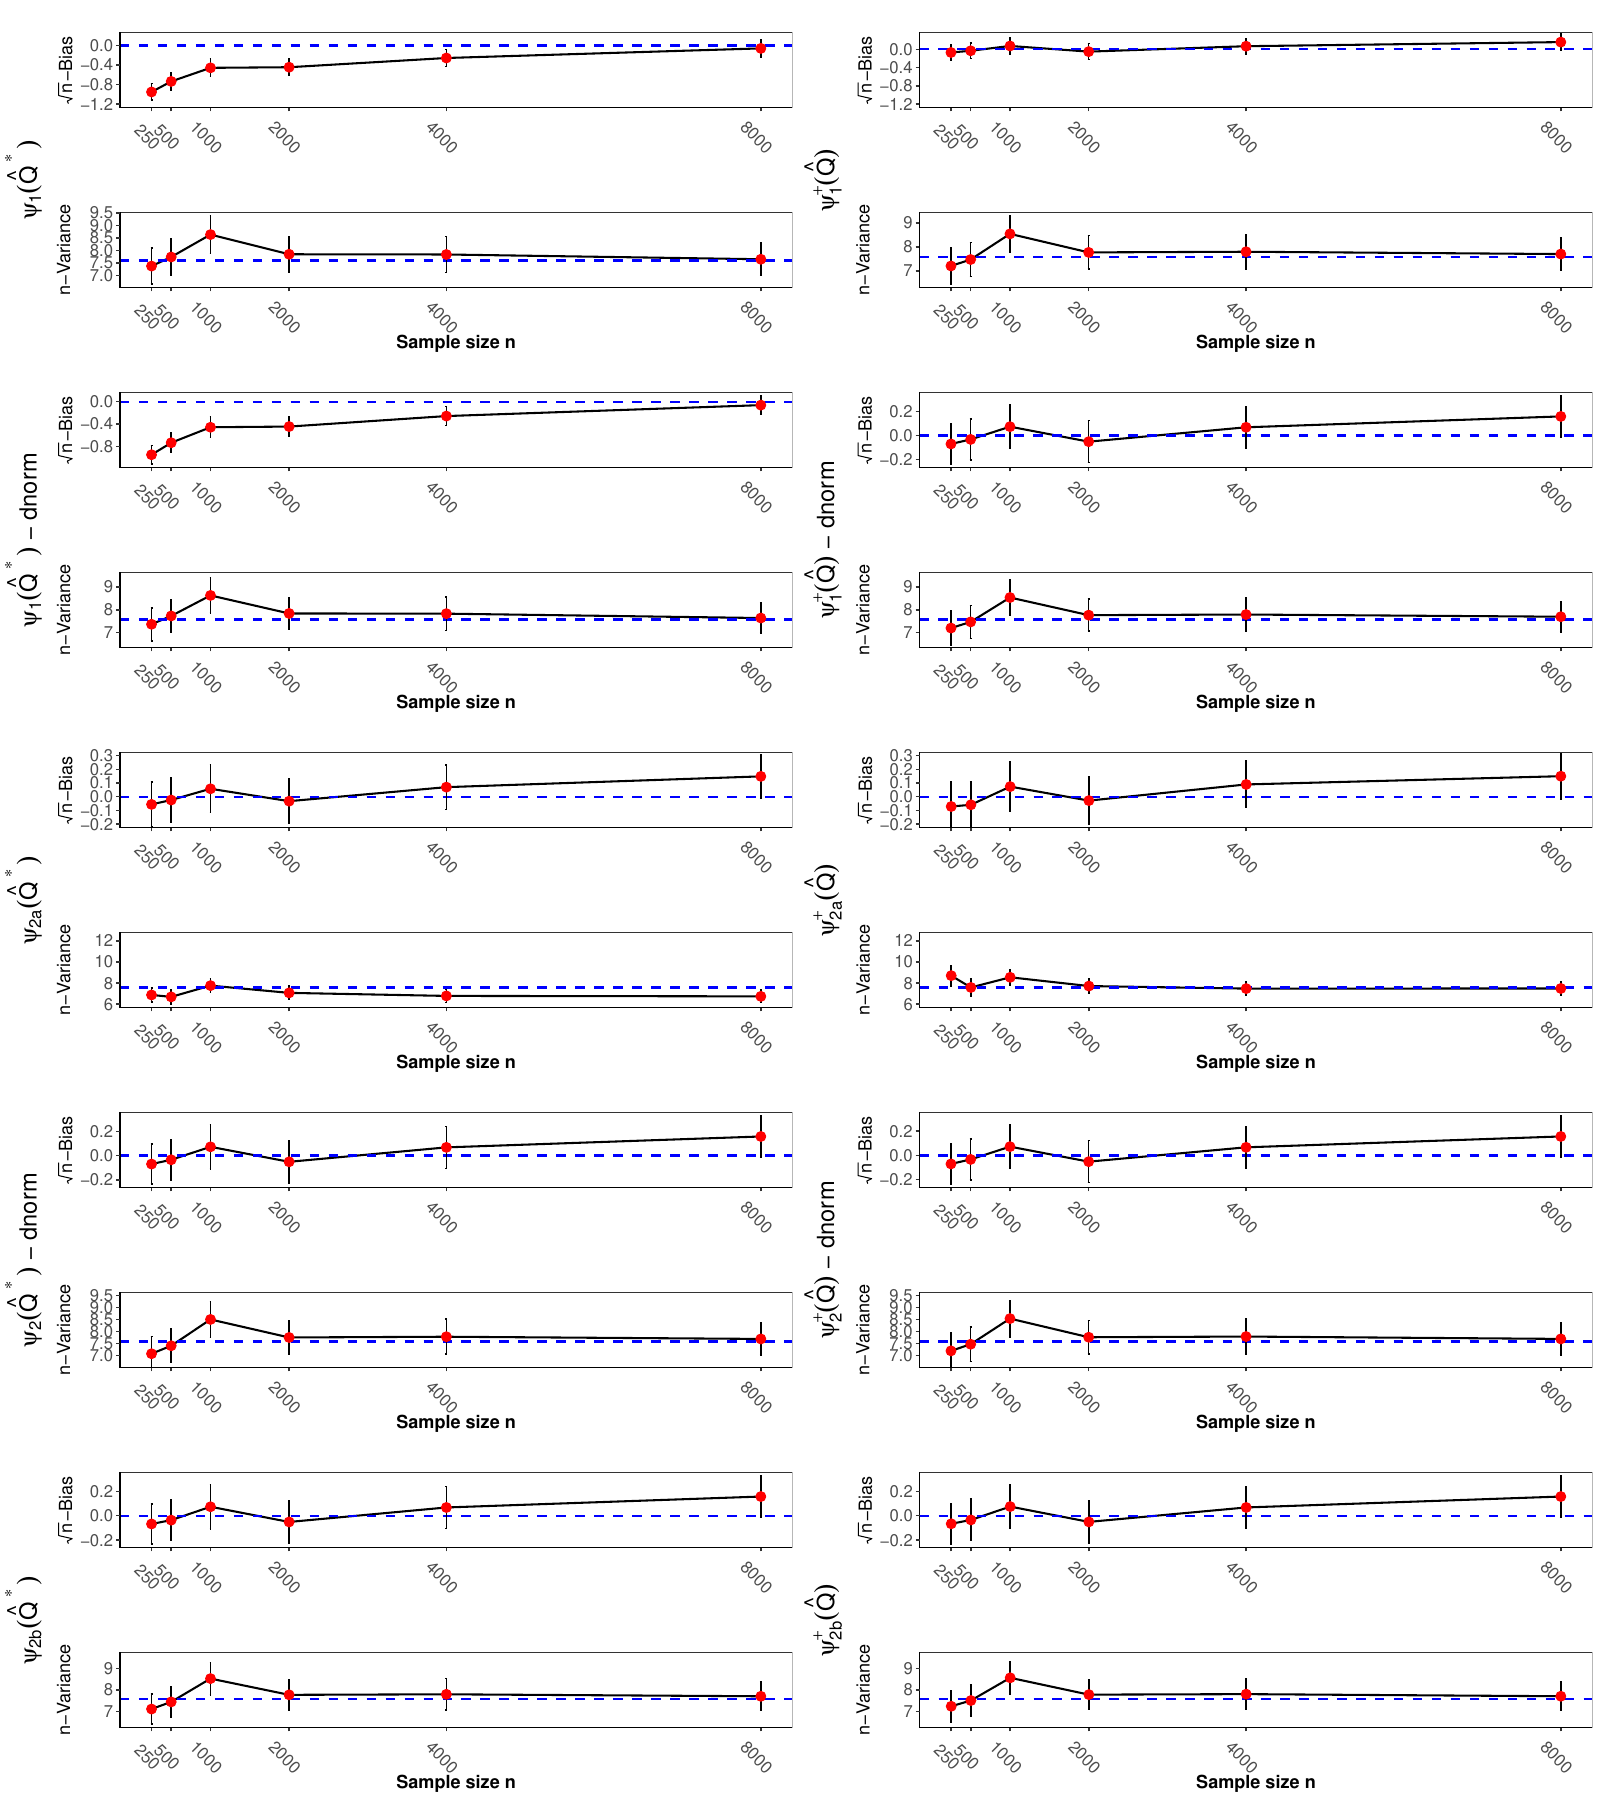

Source code (R):
library(here)
setwd(here("./sim1-consistency/continuousM"))

# packages
library(ggplot2)
library(ggpubr)
library(latex2exp)
library(reshape2)
library(stats)
library(xtable)
library(gridExtra)
library(cowplot)

# plot function
source("plot-sub.R")

# sample size
n.vec <- c(250,500,1000,2000,4000,8000)

# number of simulation
nsim <- 1000

################################################ ATE ###################################################################

# the truth
load("../DGPs/1-truth-continuous.Rdata")

## continuous-est1 ====
load("TMLE-est1/result.Rdata")
p.con.est1 <- plot.tmle(r'($\psi_1(\hat{Q}^*)$)',ycoord.bias = c(-1.2,0.2))

## continuous-est1-dnorm ====
load("TMLE-est1-dnorm/result.Rdata")
p.con.est1.dnorm <- plot.tmle(r'($\psi_1(\hat{Q}^*)$ - dnorm)',ycoord.var = c(6.5,9.5))

## continuous-est2 ====
load("TMLE-est2a/result.Rdata")
p.con.est2 <- plot.tmle(r'($\psi_{2a}(\hat{Q}^*)$)',ycoord.bias = c(-0.2,0.3),ycoord.var = c(6,12.5))

## continuous-est2-dnorm ====
load("TMLE-est2-dnorm/result.Rdata")
p.con.est2.dnorm <- plot.tmle(r'($\psi_{2}(\hat{Q}^*)$ - dnorm)',ycoord.var = c(6.65,9.5))

## continuous-est3 ====
load("TMLE-est2b/result.Rdata")
p.con.est3 <- plot.tmle(r'($\psi_{2b}(\hat{Q}^*)$)',ycoord.var = c(6.4,9.6))

## continuous-onestep-np ====
load("Onestep-est1/result.Rdata")
p.con.1np <- plot.tmle(r'($\psi_1^{+}(\hat{Q})$)',ycoord.bias = c(-1.2,0.3))

## continuous-onestep-dnorm-sr ====
load("Onestep-est2-dnorm/result.Rdata")
p.con.1dnorm.sr <- plot.tmle(r'($\psi_{2}^{+}(\hat{Q})$ - dnorm)',ycoord.var=c(6.65,9.5))

## continuous-onestep-dnorm ====
load("Onestep-est1-dnorm/result.Rdata")
p.con.1dnorm <- plot.tmle(r'($\psi_1^{+}(\hat{Q})$ - dnorm)',ycoord.var = c(6.5,9.5))

## continuous-onestep-densratio ====
load("Onestep-est2a/result.Rdata")
p.con.1densratio <- plot.tmle(r'($\psi_{2a}^{+}(\hat{Q})$)',ycoord.bias = c(-0.2,0.3), ycoord.var = c(6,12.5))

## continuous-onestep-bayes ====
load("Onestep-est2b/result.Rdata")
p.con.1bayes <- plot.tmle(r'($\psi_{2b}^{+}(\hat{Q})$)',ycoord.var = c(6.4,9.6))

p.con1 <- plot_grid(
  p.con.est1
  ,p.con.est1.dnorm
  ,p.con.est2
  ,p.con.est2.dnorm
  ,p.con.est3
  , align = "hv"
  , ncol = 1
)

p.con2 <- plot_grid(
  p.con.1np
  ,p.con.1dnorm
  ,p.con.1densratio
  ,p.con.1dnorm.sr
  ,p.con.1bayes
  , align = "hv"
  , ncol = 1
)


p <- plot_grid(
  p.con1
  ,p.con2,
  align="hv",ncol=2)


ggsave("plot.pdf", plot = p, width = 16, height = 18, units = "in")


################################################ ATT ###################################################################

# the truth
load("../DGPs/1-truth-continuous-ATT.Rdata")

## continuous-est1 ====
load("TMLE-est1/ATT_result.Rdata")
p.con.est1 <- plot.tmle(r'($\psi_1(\hat{Q}^*)$)')

## continuous-est1-dnorm ====
load("TMLE-est1-dnorm/ATT_result.Rdata")
p.con.est1.dnorm <- plot.tmle(r'($\psi_1(\hat{Q}^*)$ - dnorm)')

## continuous-est2 ====
load("TMLE-est2a/ATT_result.Rdata")
p.con.est2 <- plot.tmle(r'($\psi_{a}(\hat{Q}^*)$)')

## continuous-est2-dnorm ====
load("TMLE-est2-dnorm/ATT_result.Rdata")
p.con.est2.dnorm <- plot.tmle(r'($\psi(\hat{Q}^*)$ - dnorm)')

## continuous-est3 ====
load("TMLE-est2b/ATT_result.Rdata")
p.con.est3 <- plot.tmle(r'($\psi_{b}(\hat{Q}^*)$)')

## continuous-onestep-np ====
load("Onestep-est1/ATT_result.Rdata")
p.con.1np <- plot.tmle(r'($\psi_1^{+}(\hat{Q})$)')

## continuous-onestep-dnorm-sr ====
load("Onestep-est2-dnorm/ATT_result.Rdata")
p.con.1dnorm.sr <- plot.tmle(r'($\psi^{+}(\hat{Q})$ - dnorm)')

## continuous-onestep-dnorm ====
load("Onestep-est1-dnorm/ATT_result.Rdata")
p.con.1dnorm <- plot.tmle(r'($\psi_1^{+}(\hat{Q})$ - dnorm)')

## continuous-onestep-densratio ====
load("Onestep-est2a/ATT_result.Rdata")
p.con.1densratio <- plot.tmle(r'($\psi_{a}^{+}(\hat{Q})$)')

## continuous-onestep-bayes ====
load("Onestep-est2b/result.Rdata")
p.con.1bayes <- plot.tmle(r'($\psi_{b}^{+}(\hat{Q})$)')
library(cowplot)
p.con1 <- plot_grid(
  p.con.est1
  ,p.con.est1.dnorm
  ,p.con.est2
  ,p.con.est2.dnorm
  ,p.con.est3
  , align = "hv"
  , ncol = 1
)

p.con2 <- plot_grid(
  p.con.1np
  ,p.con.1dnorm
  ,p.con.1densratio
  ,p.con.1dnorm.sr
  ,p.con.1bayes
  , align = "hv"
  , ncol = 1
)


p <- plot_grid(
  p.con1
  ,p.con2,
  align="hv",ncol=2)


ggsave("ATT_plot.pdf", plot = p, width = 16, height = 18, units = "in")

